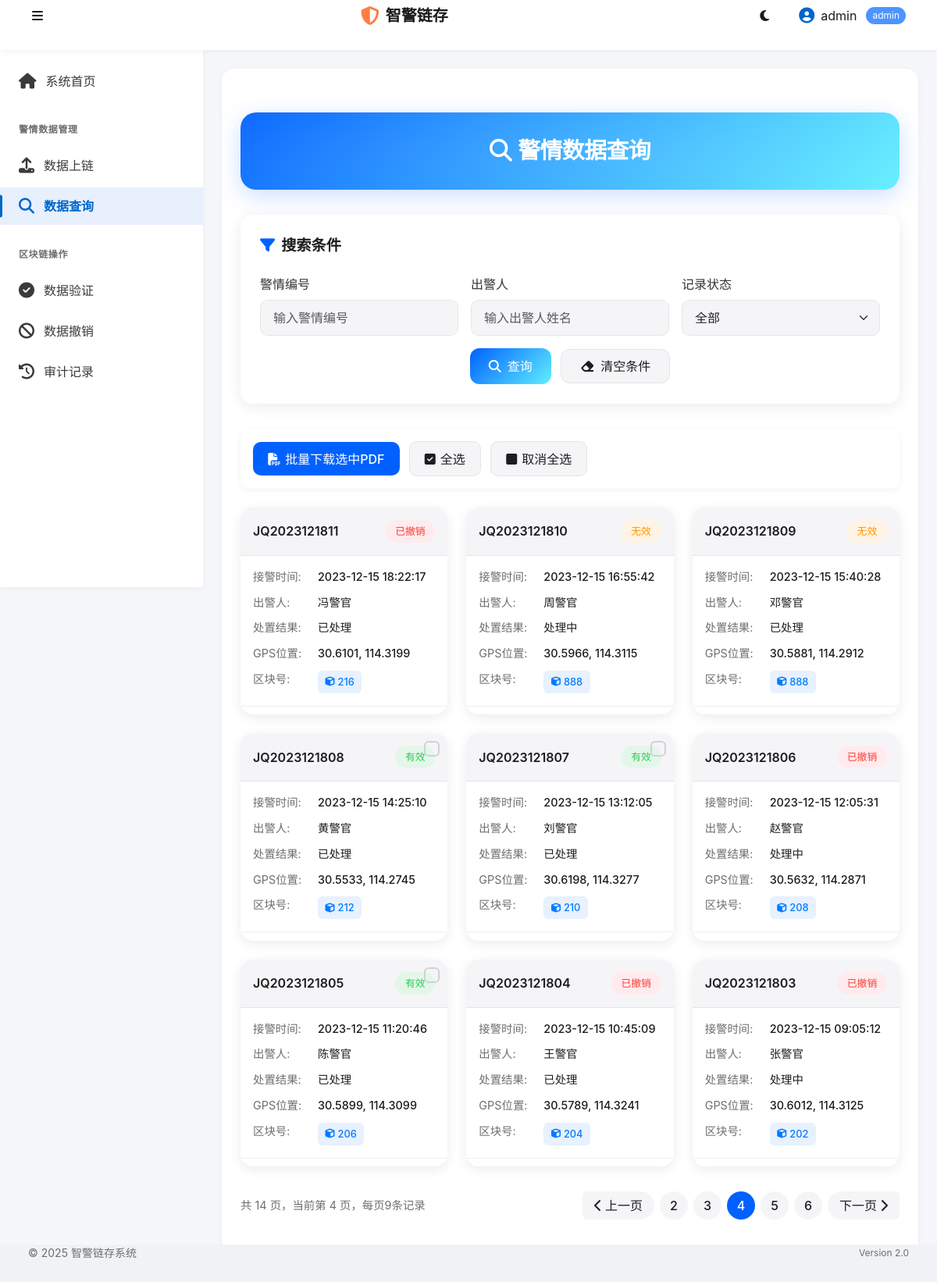
The app's page /query?page=4&police_no=&officer=&status= (signed in) with its own data.
### tables this page shows
CREATE TABLE "police_records" (
            PoliceNo TEXT PRIMARY KEY, ReceiveTime TEXT, PoliceOfficer TEXT, Result TEXT, GPSLocation TEXT, Temp_Hash TEXT, PDF_Hash TEXT, Merkle_Hash TEXT, IPFS TEXT, UploadTime TEXT, RecordStatus TEXT DEFAULT 'Active', Memo TEXT DEFAULT 'N/A', BlockNum INTEGER
        , Status TEXT DEFAULT 'active', RevokeTime DATETIME, RevokeUser TEXT, ReportType TEXT, Location TEXT, ContactName TEXT, ContactPhone TEXT, Priority TEXT DEFAULT '普通', Department TEXT, DispatchTime TEXT, Description TEXT);

### views.py (the view)
@app.route('/query', methods=['GET', 'POST'])
def query():
    if not session.get('logged_in'):
        flash('请先登录系统!', 'warning')
        return redirect(url_for('login'))
    page = int(request.args.get('page', 1))
    per_page = 9  # 每页显示的记录数
    search_police_no = request.args.get('police_no', '')
    search_officer = request.args.get('officer', '')
    search_status = request.args.get('status', '')
    query = "SELECT * FROM police_records WHERE 1=1"
    params = []
    if search_police_no:
        query += " AND PoliceNo LIKE ?"
        params.append(f"%{search_police_no}%")
    if search_officer:
        query += " AND PoliceOfficer LIKE ?"
        params.append(f"%{search_officer}%")
    if search_status:
        query += " AND RecordStatus = ?"
        params.append(search_status)
    count_query = f"SELECT COUNT(*) as count FROM ({query})"
    total_count = query_db(count_query, params, one=True)
    total_count = total_count.get('count', 0) if total_count else 0
    query += " ORDER BY UploadTime DESC LIMIT ? OFFSET ?"
    offset = (page - 1) * per_page
    params.extend([per_page, offset])
    records = query_db(query, params)
    total_pages = (total_count + per_page - 1) // per_page if total_count > 0 else 1
    return render_template('query.html',
                           records=records,
                           page=page,
                           total_pages=total_pages,
                           search_police_no=search_police_no,
                           search_officer=search_officer,
                           search_status=search_status)

### views.py (called while the page is built)
def connect_db():
    conn = sqlite3.connect(DATABASE)
    conn.row_factory = sqlite3.Row
    return conn

def query_db(query, args=(), one=False):
    conn = connect_db()
    cursor = conn.cursor()
    cursor.execute(query, args)
    columns = [column[0] for column in cursor.description]
    results = []
    for row in cursor.fetchall():
        results.append(dict(zip(columns, row)))
    conn.close()
    return (results[0] if results else None) if one else results

@app.before_request
def before_request():
    os.makedirs(os.path.dirname(DATABASE), exist_ok=True)
    g.db = connect_db()

@app.teardown_request
def teardown_request(exception):
    db = getattr(g, 'db', None)
    if db is not None:
        db.close()

### templates/query.html (shortened to what this page needs)
{% extends "layout.html" %}
{% block content %}
<div class="query-container">
  <div class="header-card">
    <h2><i class="fas fa-search me-2"></i>警情数据查询</h2>
  </div>
  <div class="search-card">
    <div class="search-title">
      <i class="fas fa-filter"></i>搜索条件
    </div>
    <form method="GET" action="{{ url_for('query') }}">
      <div class="row g-3">
        <div class="col-md-4">
          <label for="police_no" class="form-label">警情编号</label>
          <input type="text" class="form-control" id="police_no" name="police_no" value="{{ search_police_no }}"
            placeholder="输入警情编号">
        </div>
        <div class="col-md-4">
          <label for="officer" class="form-label">出警人</label>
          <input type="text" class="form-control" id="officer" name="officer" value="{{ search_officer }}"
            placeholder="输入出警人姓名">
        </div>
        <div class="col-md-4">
          <label for="status" class="form-label">记录状态</label>
          <select class="form-select" id="status" name="status">
            <option value="">全部</option>
          </select>
        </div>
        <div class="col-12 text-center mt-3">
          <button type="submit" class="search-btn">
            <i class="fas fa-search me-2"></i>查询
          </button>
          <a href="{{ url_for('query') }}" class="reset-btn ms-2">
            <i class="fas fa-eraser me-2"></i>清空条件
          </a>
        </div>
      </div>
    </form>
  </div>
  {% if records %}
  <div class="batch-toolbar">
    <button type="button" id="batch-download-btn" class="batch-btn btn-primary-apple">
      <i class="fas fa-file-pdf"></i>批量下载选中PDF
    </button>
    <button type="button" id="select-all-btn" class="batch-btn btn-secondary-apple">
      <i class="fas fa-check-square"></i>全选
    </button>
    <button type="button" id="deselect-all-btn" class="batch-btn btn-secondary-apple">
      <i class="fas fa-square"></i>取消全选
    </button>
  </div>
  <div class="records-grid">
    {% for record in records %}
    <div
      class="record-card {% if record.RecordStatus=='Revoked' %}card-revoked{% elif record.RecordStatus=='Invalid' %}card-invalid{% endif %}">
      <div class="record-header">
        <div class="record-id">{{ record.PoliceNo }}</div>
        <div
          class="record-status {% if record.RecordStatus == 'Active' %}status-active{% elif record.RecordStatus == 'Revoked' %}status-revoked{% else %}status-invalid{% endif %}">
          {% if record.RecordStatus == 'Active' %}有效{% elif record.RecordStatus == 'Revoked' %}已撤销{% else %}无效{% endif
          %}
        </div>
      </div>
      <div class="record-content">
        <div class="record-detail">
          <span class="detail-label">接警时间:</span>
          <span class="detail-value">{{ record.ReceiveTime }}</span>
        </div>
        <div class="record-detail">
          <span class="detail-label">出警人:</span>
          <span class="detail-value">{{ record.PoliceOfficer }}</span>
        </div>
        <div class="record-detail">
          <span class="detail-label">处置结果:</span>
          <span class="detail-value">{{ record.Result }}</span>
        </div>
        <div class="record-detail">
          <span class="detail-label">GPS位置:</span>
          <span class="detail-value">{{ record.GPSLocation }}</span>
        </div>
        <div class="record-detail">
          <span class="detail-label">区块号:</span>
          <span class="detail-value">
            {% if record.BlockNum %}
            <div class="block-badge">
              <i class="fas fa-cube"></i>{{ record.BlockNum }}
            </div>
            {% else %}
            <span class="text-muted">未上链</span>
            {% endif %}
          </span>
        </div>
      </div>
      <div class="record-actions">
      </div>
      {% if record.RecordStatus == 'Active' %}
      <label class="card-checkbox">
        <input type="checkbox" class="checkbox-apple record-checkbox" name="selected_records"
          value="{{ record.PoliceNo }}">
      </label>
      {% endif %}
    </div>
    {% endfor %}
  </div>
  <div class="pagination-container">
    <div class="page-info">共 {{ total_pages }} 页，当前第 {{ page }} 页，每页9条记录</div>
    <nav aria-label="警情记录分页">
      <ul class="pagination">
        {% if page > 1 %}
        <li class="page-item">
          <a class="page-link page-nav-link"
            href="{{ url_for('query', page=page-1, police_no=search_police_no, officer=search_officer, status=search_status) }}">
            <i class="fas fa-chevron-left me-1"></i>上一页
          </a>
        </li>
        {% else %}
        <li class="page-item disabled">
          <span class="page-link page-nav-link disabled">
            <i class="fas fa-chevron-left me-1"></i>上一页
          </span>
        </li>
        {% endif %}
        {% for p in range(1, total_pages + 1) %}
        {% if p >= page - 2 and p <= page + 2 %} <li class="page-item {% if p == page %}active{% endif %}">
          <a class="page-link"
            href="{{ url_for('query', page=p, police_no=search_police_no, officer=search_officer, status=search_status) }}">{{
            p }}</a>
          </li>
          {% endif %}
          {% endfor %}
          {% if page < total_pages %} <li class="page-item">
            <a class="page-link page-nav-link"
              href="{{ url_for('query', page=page+1, police_no=search_police_no, officer=search_officer, status=search_status) }}">
              下一页<i class="fas fa-chevron-right ms-1"></i>
            </a>
            </li>
            {% else %}
            <li class="page-item disabled">
              <span class="page-link page-nav-link disabled">
                下一页<i class="fas fa-chevron-right ms-1"></i>
              </span>
            </li>
            {% endif %}
      </ul>
    </nav>
  </div>
  {% endif %}
</div>
{% endblock %}

### static/styles/modern.css (style rules this page uses)
:root { --primary-color: #0066cc; --primary-light: #4d94ff; --primary-dark: #004c99; --secondary-color: #3a7ced; --accent-color: #ff7d45; --success-color: #34c759; --warning-color: #ffcc00; --danger-color: #ff3b30; --info-color: #5ac8fa; --bg-main: #f5f7fa; --bg-content: #ffffff; --bg-card: #ffffff; --bg-header: #ffffff; --bg-footer: #f0f2f5; --bg-sidebar: #ffffff; --bg-hover: #f0f4f8; --bg-active: #e8f0fe; --text-primary: #1c1c1e; --text-secondary: #3a3a3c; --text-tertiary: #6e6e73; --text-muted: #8e8e93; --text-light: #ffffff; --text-on-primary: #ffffff; --border-color: #e5e5ea; --border-light: #f2f2f7; --shadow-sm: 0 2px 8px rgba(0, 0, 0, 0.05); --shadow-md: 0 4px 12px rgba(0, 0, 0, 0.08); --shadow-lg: 0 8px 24px rgba(0, 0, 0, 0.12); --shadow-focus: 0 0 0 3px rgba(0, 102, 204, 0.25); --radius-sm: 6px; --radius-md: 10px; --radius-lg: 16px; --radius-round: 9999px; --header-height: 64px; --footer-height: 48px; --sidebar-width: 260px; --sidebar-collapsed: 70px; --transition-fast: 0.15s; --transition-normal: 0.25s; --transition-slow: 0.4s; --ease-bounce: cubic-bezier(0.34, 1.56, 0.64, 1); --ease-smooth: cubic-bezier(0.4, 0, 0.2, 1); }
* { margin: 0; padding: 0; box-sizing: border-box; }
body { font-family: -apple-system, BlinkMacSystemFont, "Segoe UI", Roboto, "Helvetica Neue", Arial, sans-serif; font-size: 16px; line-height: 1.5; color: var(--text-primary); background-color: var(--bg-main); overflow-x: hidden; transition: background-color var(--transition-normal), color var(--transition-normal); }
a { color: var(--primary-color); text-decoration: none; transition: color var(--transition-fast); }
.form-control { padding: 0.75rem 1rem; font-size: 1rem; border-radius: var(--radius-md); border: 1.5px solid var(--border-color); background-color: var(--bg-card); color: var(--text-primary); transition: all var(--transition-fast); }

### records on screen
police_records: PoliceNo "JQ2023121811", RecordStatus "已撤销", ReceiveTime "2023-12-15 18:22:17", PoliceOfficer "冯警官", Result "已处理", GPSLocation "30.6101, 114.3199", BlockNum "216"
police_records: PoliceNo "JQ2023121810", RecordStatus "无效", ReceiveTime "2023-12-15 16:55:42", PoliceOfficer "周警官", Result "处理中", GPSLocation "30.5966, 114.3115", BlockNum "888"
police_records: PoliceNo "JQ2023121809", RecordStatus "无效", ReceiveTime "2023-12-15 15:40:28", PoliceOfficer "邓警官", Result "已处理", GPSLocation "30.5881, 114.2912", BlockNum "888"
police_records: PoliceNo "JQ2023121808", RecordStatus "有效", ReceiveTime "2023-12-15 14:25:10", PoliceOfficer "黄警官", Result "已处理", GPSLocation "30.5533, 114.2745", BlockNum "212"
police_records: PoliceNo "JQ2023121807", RecordStatus "有效", ReceiveTime "2023-12-15 13:12:05", PoliceOfficer "刘警官", Result "已处理", GPSLocation "30.6198, 114.3277", BlockNum "210"
police_records: PoliceNo "JQ2023121806", RecordStatus "已撤销", ReceiveTime "2023-12-15 12:05:31", PoliceOfficer "赵警官", Result "处理中", GPSLocation "30.5632, 114.2871", BlockNum "208"
police_records: PoliceNo "JQ2023121805", RecordStatus "有效", ReceiveTime "2023-12-15 11:20:46", PoliceOfficer "陈警官", Result "已处理", GPSLocation "30.5899, 114.3099", BlockNum "206"
police_records: PoliceNo "JQ2023121804", RecordStatus "已撤销", ReceiveTime "2023-12-15 10:45:09", PoliceOfficer "王警官", Result "已处理", GPSLocation "30.5789, 114.3241", BlockNum "204"
police_records: PoliceNo "JQ2023121803", RecordStatus "已撤销", ReceiveTime "2023-12-15 09:05:12", PoliceOfficer "张警官", Result "处理中", GPSLocation "30.6012, 114.3125", BlockNum "202"

### other values on screen
{{ session.username }} "admin"
{{ session.role }} "admin"
{{ total_pages }} "14"
{{ page }} "4"
{{ p }} "2" "3" "4" "5" "6"
